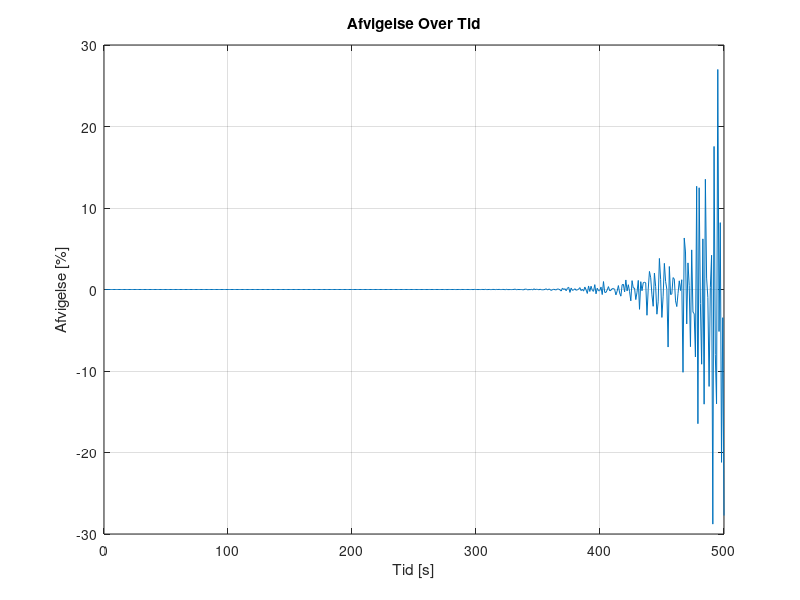
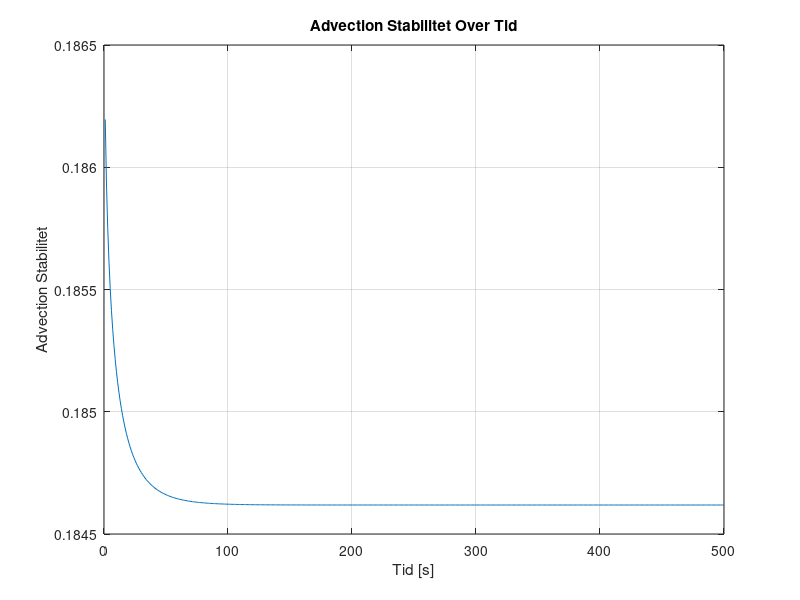
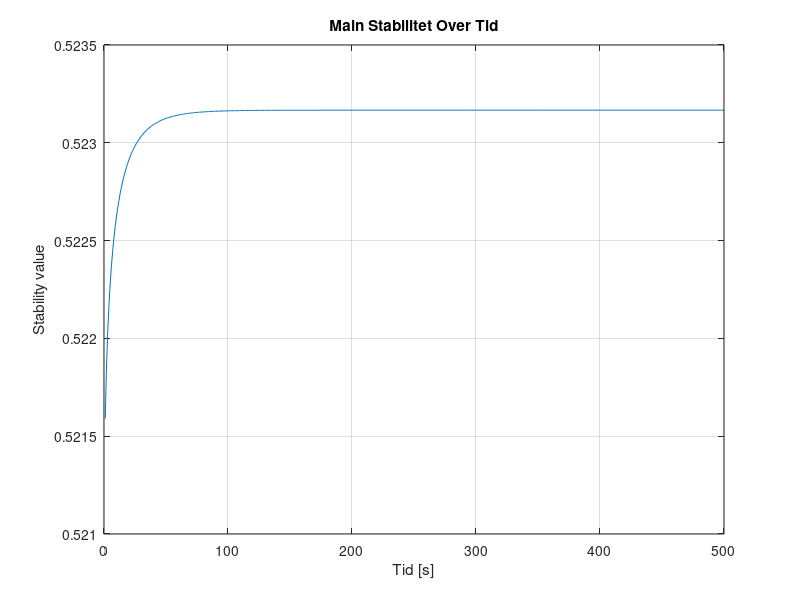
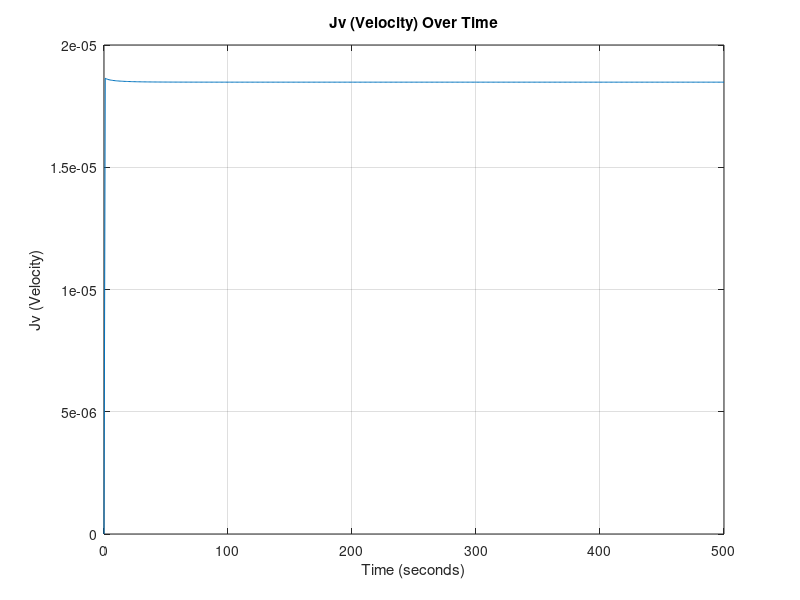

MATLAB code to generate these figures, in order: (Note: this script raises an error after producing the figures.)
%%%%%%%%%%%%%%%%%%%%%%%%%%%%%%%%%%%%%%%
%%%  GITHUB - ALL RIGHTS RESERVED   %%%
%%%                                 %%%
%%% PROPERTY OF AALBORG UNIVERSITY  %%%
%%%         CREATED BY:             %%%
%%%  GROUP 3 - 3RD SEMESTER- 2023   %%%
%%%%%%%%%%%%%%%%%%%%%%%%%%%%%%%%%%%%%%%
%%
clear
close all
clc
%% Inital Parameters
Lx = 0.1;                     % Domain length [m]
domain_steps = 1000;          % Number of spatial domain steps
dx = Lx / (domain_steps - 1); % Position discretization [m]
 
Lt = 500;              % Time length [s]
time_steps = 500;      % Number of time steps
dt = Lt / time_steps;  % Temporal discretization [s]

% DEFINED VARIABLES
D = 1.464*10^-9;      % Diffusivity coefficient H2PO4- in water [m^2 s^-1]
Cf = 0.1;             % Ionconcentration of the feed [mol L^-1]
DeltaP = 35;          % Change in outer pressure [bar]
Am = 0.0308;          % Surfacearea of the membrane [m^2]
k0 = 5.7311*10^-7;    % Initial water permeability [m^3 m^-2 bar^-1 s^-1] 
mu = 0.8903*10^-9;    % Viscosity of water [bar∙s]
Rm = 1/(mu*k0);       % Membraneresitance of water [m^-1]
alpha = 1*10^16;      % Specific fouling resistance [m · kg-1] or [m mol^-1]
JuScalar = 0.5;       % Percipitate Advection Coefficient
sig_i = 0.1;          % Rejection of ions 
volprc = dx*Am*1000;  % Volume per cell in Liters

% PHYSICAL CONSTANTS

R = 8.31415*10^-2;  % Gasconstant [L Bar mol^-1 K^-1]
T = 273.15+25;      % Temperature [K]
 
% Anonymous functions

Udf = @(conc) 0.0011*exp(36.328*conc) + 0.263253; % Concentration of percipitate in respect to Ciw. [mol L^-1]
Rf = @(conc) alpha*(conc*volprc/Am);                % Foulingresistance [m^-1]
k = @(conc) 1/(mu*(Rm+Rf(conc)));                 % Water permeability dependent on mu,Rm and Rf [m^3 m^-2 bar^-1 s^-1]


% Space and Time Grid
x = linspace(0, Lx, domain_steps);
t = linspace(0, Lt, time_steps);

% Initial concentration array AND Initial condition
C = zeros(domain_steps, time_steps)+0.1; % 0.1 molar [H2PO4] at pH 2.9

% Diffusive Stability

DS = D*dt/dx^2;
fprintf('\n Diffusivity Stability = %f', DS);
if DS>0.5 
   fprintf(2,'\n ERROR: Stabilitetsfejl');
else
    fprintf('\n Stable Diffusion Model !!');
end


%% Time-stepping loop
for j = 2:time_steps
    if j == 2
            Cudf = Udf(Cf); % Initial Percipitation
            Cop = 0;
            Cbw = Udf(Cf);
            Jb = 0;
        else
            Cudf = Udf(Ciw);
            Jb = Jtotv*Udf(Cf)*(dt/dx)*JuScalar;
            Cop = Cop + Jb; % Total percipitate after advection [mol L^-1]
            Cbw = Cudf + Cop;
    end    
    for i = 1:domain_steps
        Ciw = C(domain_steps, j-1); % Concentration of ions at the wall [mol L^-1]

        C(1, :) = Cf; % Set the leftmost boundary to Cf [mol L^-1]

        Jtotv = (k0*(DeltaP-(1*R*T*(Ciw))));  % Volume flux = Jtotv , in terms of osmotic pressure (DeltaP, R, T, C_(i_w)) and k. [m/s]

        if i == 1 % First Cell (no left neighbor)
            Jdiff = 0;       % Diffusive ionflux
            Jadv = 0;        % Advective flux

        elseif i == domain_steps % Membrane wall cell (no right neighbor)
            Jdiff = (D * (C(domain_steps - 1, j-1) - C(domain_steps, j-1))) / dx^2;           % Diffusive ionflux [mol · m-2 · s-1]
            Jadv = -Jtotv * (C(domain_steps, j-1)*(1-sig_i) - C(domain_steps - 1, j-1)) / dx; % Advective flux [mol · m-2 · s-1]

        else    % Bulk Cells
            % Calculate the second derivative normally
            Jdiff = D * (C(i + 1, j-1) - 2 * C(i, j-1) + C(i - 1, j-1)) / dx^2; % Diffusive ionflux at the membrane wall [mol · m-2 · s-1]
            Jadv = -Jtotv * (C(i, j-1) - C(i-1, j-1)) / dx;                     % Advective flux at the membrane wall [mol · m-2 · s-1]
        end
        % Apply the diffusion-advection equation
        C(i, j) = C(i, j-1) + dt * (Jdiff + Jadv); % Apply the diffusion-advection equation [mol L^-1]
        Jv_values3(j) = Jtotv;                   % Storing convective flux values in respect to time
        Cbw_values(j) = Cbw;                       % Storing precipitate values in respect to time
        AS(j) = Jtotv * dt/dx;                     % Storing Stability plot values
        % Main Stability
        MainS=(1-2*DS-AS(j));                      % Calculation of specific main stability to time
        MainS_values(j)=MainS;                     % Storing main stability values
    end
end
%% conservation and error

Ciw = [0,C(domain_steps, :)]; % Making the matrix line up properly and have the right size
Ciw(end) = [];

Systemdiff = [0, diff(sum(C*volprc,1))]; % Difference in system concentration per dt

inflow = Cf*(Jv_values3)*(dt/dx)*volprc;                 % Input [mol]
outflow = Ciw.* Jv_values3*(dt/dx)*volprc*(1-sig_i);     % Output [mol]
infoutdiff = (inflow - outflow);                           % Difference in input and output
ERROR = ((Systemdiff - infoutdiff).*Systemdiff.^(-1))*100; % Mass conservation error


%% 2D Plots

% Plot Mass Conservation Error values over time

figure;
plot(t, ERROR);
xlabel('Tid [s]');
ylabel('Afvigelse [%]');
title('Afvigelse Over Tid');
grid on;

% Plot Advection Stability (DS) values over time

figure;
plot(t(2:end), AS(2:end));
xlabel('Tid [s]');
ylabel('Advection Stabilitet');
title('Advection Stabilitet Over Tid');
grid on;

% Plot Main Stability (MainS) values over time

figure;
plot(t(2:end), MainS_values(2:end));
xlabel('Tid [s]');
ylabel('Stability value');
title('Main Stabilitet Over Tid');
grid on;

% Plot Jv values over time
figure;
plot(t, Jv_values3);
xlabel('Time (seconds)');
ylabel('Jv (Velocity)');
title('Jv (Velocity) Over Time');
grid on;

% Time indices
time_instances = [1, 5, 25, 50, 100, 250, 500];

figure;
hold on;

% Plot concentration at specific time instances
for i = 1:length(time_instances)
    time_index = time_instances(i);
    plot(x, C(:, time_index)/Cf - 1);
end

xlabel('Position [m]');
ylabel('CF');
title('CF over position ved forskellige tidspunkter');
xlim([0.097, Lx]);
ylim([0, 0.12]);

% Add a legend for clarity
legend(arrayfun(@(f) ['t=', num2str(f), 's'], time_instances, 'UniformOutput', false));
legend('Location','northwest')
grid on;
hold off;

%% 3D Plot

% 3D surface plot - concentration over time and position
[T, X] = meshgrid(t, x);
figure;
h = surf(X, T, (C/Cf)-1);
xlabel('Position [m]');
ylabel('Tid [s]');
zlabel('CF');
title('CF over tid og position');
xlim([0, Lx]);
ylim([0, Lt]);
zlim([0, 0.12]);
set(h,'LineStyle','none')
colormap(jet)
clim([0, 0.12])

%%
save('step3jv', 'Jv_values3')
